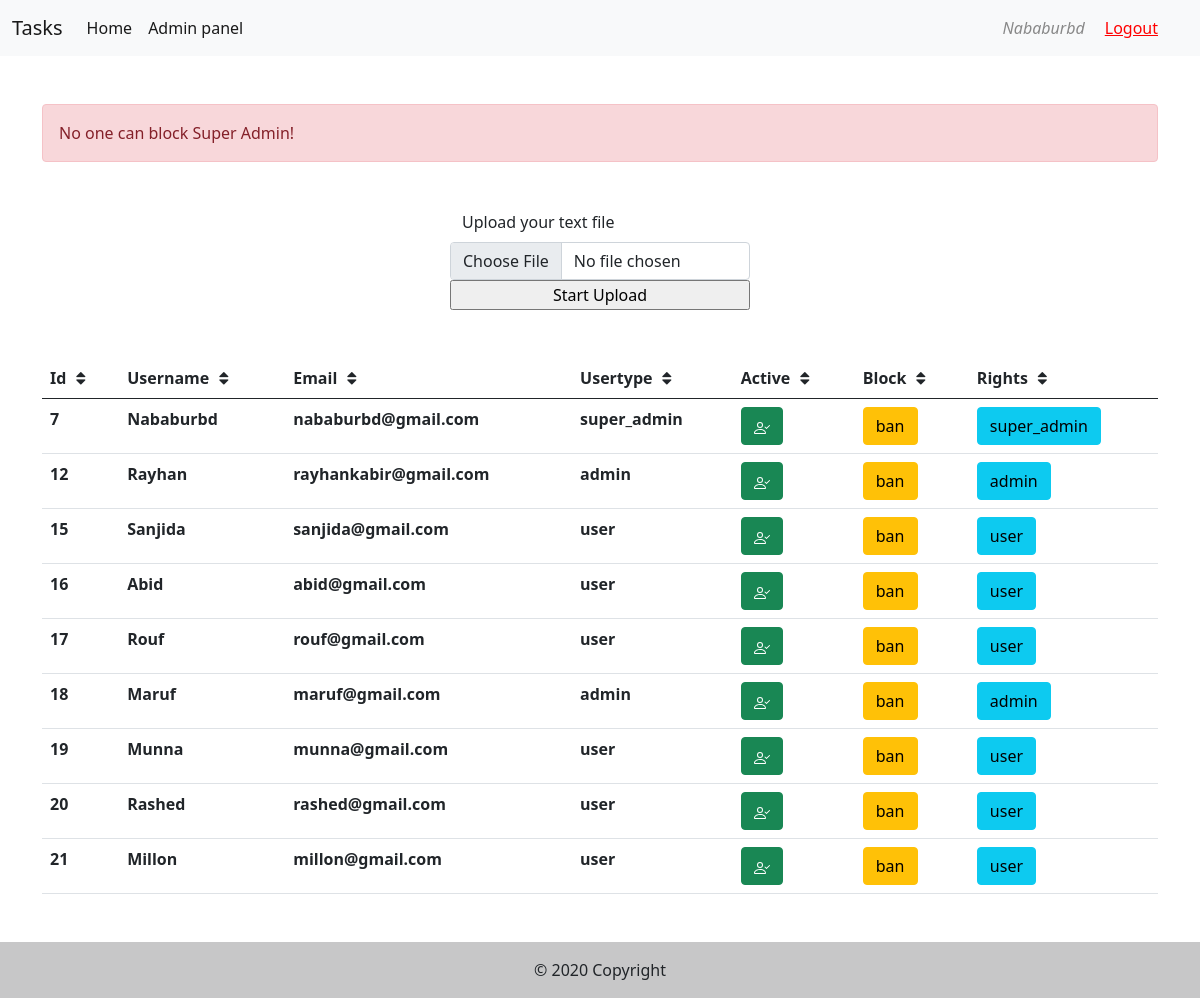
/admin/admin_panel.php?id=7&status=0 (signed in), run on the app's committed database.
### tables this page shows
CREATE TABLE `users` (
  `id` int(11) NOT NULL,
  `username` varchar(100) DEFAULT NULL,
  `email` varchar(100) DEFAULT NULL,
  `password` varchar(100) DEFAULT NULL,
  `user_type` varchar(100) DEFAULT NULL,
  `is_active` BOOLEAN DEFAULT 0,
  `created_at` timestamp NOT NULL DEFAULT current_timestamp(),
  `updated_at` timestamp NOT NULL DEFAULT current_timestamp()
);

### inc/UserService.php (called while the page is built, shortened)
<?php
function getUsers($page = 1)
{
    global $db;
    $query = "SELECT * FROM users LIMIT ".(($page-1)*10).",".($page*10);
    $result = mysqli_query($db, $query);
    $rows = [];
    while ($row = mysqli_fetch_assoc($result)) {
        $rows[] = $row;
    }
    return $rows;
}
function changeUserStatus($id)
{
    $user = getUserById($id);
    if ($user['user_type'] == 'super_admin') {
        return 'No one can block Super Admin!';
    }
}
function getUserById($id)
{
    global $db;
    $query = "SELECT * FROM users WHERE id=" . $id;
    $result = mysqli_query($db, $query);
    $user = mysqli_fetch_assoc($result);
    return $user;
}

### inc/functions.php (called while the page is built, shortened)
<?php
include 'UserService.php';
function is_super_admin()
{
    return $_SESSION['user']['user_type'] == 'super_admin';
}

### admin/admin_panel.php (the view, shortened to what this page needs)
<?php
include '../inc/header.php';
?>
<?php
        if (isset($_GET['id'])) {
            $result = changeUserStatus($_GET['id']);
            if ($result) {?>
<div class="container-lg">
    <div class="alert alert-danger" role="alert">
        <?php echo $result ?>
    </div>
</div>
<?php
            }
        }
?>
<div class="container w-25 mt-5 mb-5">
    <form action="admin_panel.php" method="post" enctype="multipart/form-data">
        <div class="row">
            <label class="form-label" for="customFile">Upload your text file</label>
            <input type="file" class="form-control" id="customFile" name="the_file" />
            <input type="submit" name="submit" value="Start Upload">
        </div>
    </form>
</div>
<div class="container-lg mb-5">
    <table class="table table-hover">
        <thead>
            <tr>
                <th scope="col" onclick="sortTable(0)">Id <i class="fa fa-fw fa-sort"></i></th>
                <th scope="col" onclick="sortTable(1)">Username <i class="fa fa-fw fa-sort"></i></th>
                <th scope="col" onclick="sortTable(2)">Email <i class="fa fa-fw fa-sort"></i></th>
                <th scope="col" onclick="sortTable(3)">Usertype <i class="fa fa-fw fa-sort"></i></th>
                <th scope="col" onclick="sortTable(4)">Active <i class="fa fa-fw fa-sort"></i></th>
                <th scope="col" onclick="sortTable(5)">Block <i class="fa fa-fw fa-sort"></i></th>
                <?php
                if (is_super_admin()) {
                    ?>
                <th scope="col" onclick="sortTable(6)">Rights <i class="fa fa-fw fa-sort"></i></th>
                <?php
                }
                ?>
            </tr>
        </thead>
        <tbody>
            <?php
            $users = getUsers(isset($_GET['page']) ? $_GET['page'] : 1);
            foreach ($users as $user) {
                ?>
            <tr>
                <th scope="row" id="user_id"><?php echo $user['id'] ?>
                </th>
                <th> <?php echo $user['username'] ?>
                </th>
                <th> <?php echo $user['email'] ?>
                </th>
                <th> <?php echo $user['user_type'] ?>
                </th>
                <th id="user_status"> <?php if ($user['is_active']) {?>
                    <div class="btn btn-success"></div>
                    <?php
                } ?>
                </th>
                <th>
                    <?php
                    $buttonText = $user['is_active'] ? 'ban' : 'unban';
                $link = (isset($_GET['page']) ? 'page='.$_GET['page'].'&' : '').'id='.$user['id'].'&status='.($user['is_active'] ? 0 : 1);
                echo '<a class="btn btn-warning" role="button"  href="admin_panel.php?'. $link.'">'.$buttonText.'</a>'
                     ?>
                </th>
                <?php
                if (is_super_admin()) {
                    ?>
                <th><?php
                $buttonText = $user['user_type'];
                    $link = (isset($_GET['grant']) ? '' : '&grant='.$user['id']);
                    echo '<a class="btn btn-info" role="button"  href="admin_panel.php?'.$link .'">'.$buttonText.'</a>'
                ?>
                </th>
                <?php
                } ?>
            </tr>
            <?php
            }
            ?>
        </tbody>
    </table>
</div>
<?php include '../inc/footer.php';

### data on the page
users: user_type "No one can block Super Admin!", id "7", username "Nababurbd", email "nababurbd@gmail.com", user_type "super_admin", is_active "ban"
users: id "12", username "Rayhan", email "rayhankabir@gmail.com", user_type "admin", is_active "ban"
users: id "15", username "Sanjida", email "sanjida@gmail.com", user_type "user", is_active "ban"
users: id "16", username "Abid", email "abid@gmail.com", user_type "user", is_active "ban"
users: id "17", username "Rouf", email "rouf@gmail.com", user_type "user", is_active "ban"
users: id "18", username "Maruf", email "maruf@gmail.com", user_type "admin", is_active "ban"
users: id "19", username "Munna", email "munna@gmail.com", user_type "user", is_active "ban"
users: id "20", username "Rashed", email "rashed@gmail.com", user_type "user", is_active "ban"
users: id "21", username "Millon", email "millon@gmail.com", user_type "user", is_active "ban"

### other printed values
$_SESSION['user']['username'] "Nababurbd"
